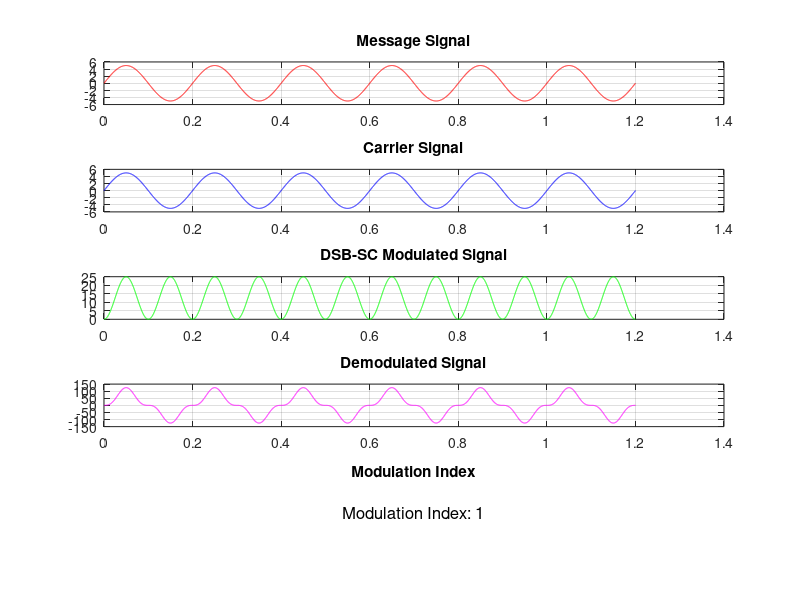

The MATLAB source for this figure:
function amplitude = dsbsc

fm = input('Enter the value of message signal frequency: ');
fc = input('Enter the value of carrier signal frequency: ');
Am = input('Enter the value of message signal amplitude: ');
Ac = input('Enter the value of carrier signal amplitude: ');

Tm = 1/fm;
Tc = 1/fc;

t1 = 0:Tm/999:6*Tm;

% Message Signal
message_signal = Am*sin(2*pi*fm*t1);
subplot(5,1,1);
plot(t1, message_signal, 'r');
grid();
title('Message Signal');

% Carrier Signal
carrier_signal = Ac*sin(2*pi*fc*t1);
subplot(5,1,2);
plot(t1, carrier_signal, 'b');
grid();
title('Carrier Signal');

% Modulated DSB-SC Signal
modulated_signal = message_signal .* carrier_signal;
subplot(5,1,3);
plot(t1, modulated_signal, 'g');
grid();
title('DSB-SC Modulated Signal');

% Demodulation Process
received_signal = modulated_signal .* carrier_signal; % Coherent Detection

% Apply Low-Pass Filter
[b, a] = butter(5, (fm*2)/(fc*10)); % 5th order Butterworth filter
recovered_signal = filtfilt(b, a, received_signal);

subplot(5,1,4);
plot(t1, recovered_signal, 'm');
grid();
title('Demodulated Signal');

% Compute Modulation Index
modulation_index = Am / Ac;

% Display Modulation Index
subplot(5,1,5);
text(0.5, 0.5, ['Modulation Index: ', num2str(modulation_index)], 'FontSize', 12, 'HorizontalAlignment', 'center');
axis off;
title('Modulation Index');

end
